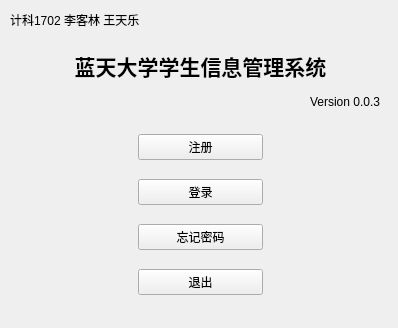
<?xml version="1.0" encoding="UTF-8"?>
<ui version="4.0">
 <class>MainWindow</class>
 <widget class="QMainWindow" name="MainWindow">
  <property name="geometry">
   <rect>
    <x>0</x>
    <y>0</y>
    <width>398</width>
    <height>328</height>
   </rect>
  </property>
  <property name="windowTitle">
   <string>学生信息管理系统</string>
  </property>
  <property name="styleSheet">
   <string notr="true">background-image: url(:/background/8.jpg);</string>
  </property>
  <widget class="QWidget" name="centralWidget">
   <widget class="QLabel" name="label">
    <property name="geometry">
     <rect>
      <x>60</x>
      <y>40</y>
      <width>281</width>
      <height>51</height>
     </rect>
    </property>
    <property name="font">
     <font>
      <family>Adobe 仿宋 Std R</family>
      <pointsize>16</pointsize>
      <weight>75</weight>
      <bold>true</bold>
     </font>
    </property>
    <property name="text">
     <string>蓝天大学学生信息管理系统</string>
    </property>
    <property name="alignment">
     <set>Qt::AlignCenter</set>
    </property>
   </widget>
   <widget class="QWidget" name="gridLayoutWidget_2">
    <property name="geometry">
     <rect>
      <x>90</x>
      <y>110</y>
      <width>221</width>
      <height>211</height>
     </rect>
    </property>
    <layout class="QGridLayout" name="gridLayout_2">
     <item row="3" column="0">
      <widget class="QPushButton" name="exit">
       <property name="minimumSize">
        <size>
         <width>125</width>
         <height>0</height>
        </size>
       </property>
       <property name="maximumSize">
        <size>
         <width>100</width>
         <height>16777215</height>
        </size>
       </property>
       <property name="styleSheet">
        <string notr="true">background-image: url(:/background/4.jpg);</string>
       </property>
       <property name="text">
        <string>退出</string>
       </property>
      </widget>
     </item>
     <item row="0" column="0">
      <widget class="QPushButton" name="init">
       <property name="minimumSize">
        <size>
         <width>125</width>
         <height>0</height>
        </size>
       </property>
       <property name="maximumSize">
        <size>
         <width>100</width>
         <height>16777215</height>
        </size>
       </property>
       <property name="styleSheet">
        <string notr="true">background-image: url(:/background/4.jpg);</string>
       </property>
       <property name="text">
        <string>注册</string>
       </property>
      </widget>
     </item>
     <item row="1" column="0">
      <widget class="QPushButton" name="log">
       <property name="minimumSize">
        <size>
         <width>125</width>
         <height>0</height>
        </size>
       </property>
       <property name="maximumSize">
        <size>
         <width>100</width>
         <height>16777215</height>
        </size>
       </property>
       <property name="styleSheet">
        <string notr="true">background-image: url(:/background/4.jpg);</string>
       </property>
       <property name="text">
        <string>登录</string>
       </property>
      </widget>
     </item>
     <item row="2" column="0">
      <widget class="QPushButton" name="forget">
       <property name="minimumSize">
        <size>
         <width>125</width>
         <height>0</height>
        </size>
       </property>
       <property name="maximumSize">
        <size>
         <width>100</width>
         <height>16777215</height>
        </size>
       </property>
       <property name="styleSheet">
        <string notr="true">background-image: url(:/background/4.jpg);</string>
       </property>
       <property name="text">
        <string>忘记密码</string>
       </property>
      </widget>
     </item>
    </layout>
   </widget>
   <widget class="QLabel" name="label_3">
    <property name="geometry">
     <rect>
      <x>10</x>
      <y>10</y>
      <width>131</width>
      <height>20</height>
     </rect>
    </property>
    <property name="text">
     <string>计科1702 李客林 王天乐</string>
    </property>
   </widget>
   <widget class="QLabel" name="label_2">
    <property name="geometry">
     <rect>
      <x>310</x>
      <y>90</y>
      <width>88</width>
      <height>23</height>
     </rect>
    </property>
    <property name="text">
     <string>Version 0.0.3</string>
    </property>
   </widget>
  </widget>
 </widget>
 <layoutdefault spacing="6" margin="11"/>
 <resources/>
 <connections/>
</ui>
